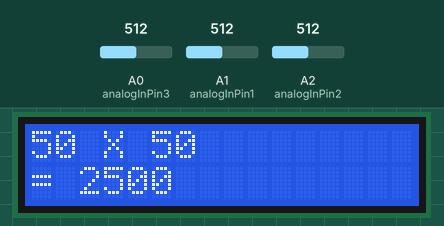
Bench run of a sketch on a simulated Arduino Uno, built with avr-gcc and run on an emulated ATmega328P. Shown: 16×2 character LCD. The test bench sets the inputs (shaded band); at power-on: A0 (analogInPin3) = 512, A2 (analogInPin2) = 512, A1 (analogInPin1) = 512.

Above: at 4.7 s.
4.8 s: A0 (analogInPin3) set to 501
At 6.0 s:
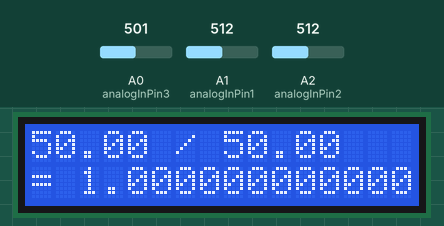
6.3 s: A2 (analogInPin2) set to 12
At 7.5 s:
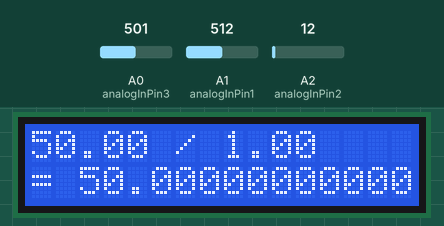
7.9 s: A2 (analogInPin2) set to 9
At 8.3 s:
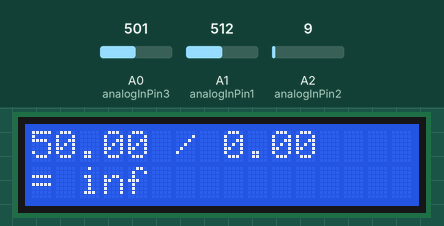
9.4 s: A1 (analogInPin1) set to 12
At 9.8 s:
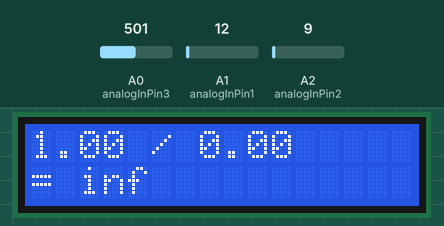
10.9 s: A1 (analogInPin1) set to 9
At 11.4 s:
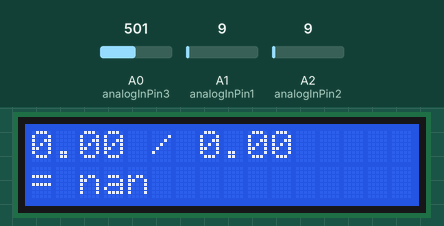
12.4 s: A0 (analogInPin3) set to 306
At 13.2 s:
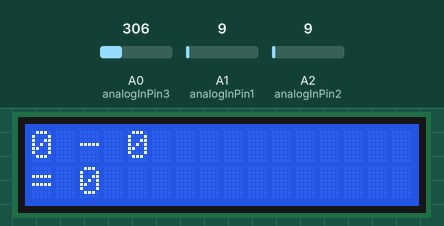
Timing chart, 0 to 14.9 s (numbered marks = the images above; inputs shaded):
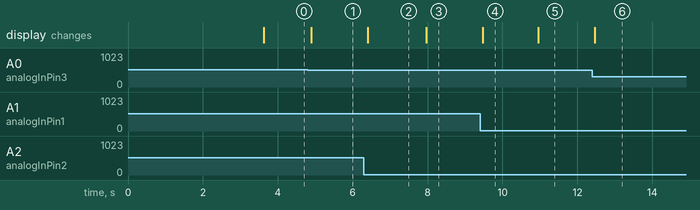

The sketch:

short_rotary_calculator2.ino
```cpp
#include <LiquidCrystal_I2C.h>
  const int analogInPin1 = A1;
  const int analogInPin2 = A2;
  const int analogInPin3 = A0;
  float sensorValue1 = 0;
  float sensorValue2 = 0;
  int sensorValue3 = 0;
  float outputValue1 = 0;
  float outputValue2 = 0;
  int outputValue3 = 0;
LiquidCrystal_I2C lcd(0x27,16,2);
  void setup()
{
  lcd.backlight();
  lcd.init();
  lcd.setCursor(0,0);
  lcd.print("Spin Calculator!");
  delay (3500);
}
  void loop()
{
  int analogValue = analogRead(analogInPin3);
  sensorValue1 = analogRead(analogInPin1);
  sensorValue2 = analogRead(analogInPin2);
  outputValue1 = map(sensorValue1, 0, 1023, 0, 100);
  outputValue2 = map(sensorValue2, 0, 1023, 0, 100);
    if (analogValue < 250) {
  lcd.setCursor(0, 0);
  lcd.print(outputValue1,0);
  lcd.print(" + ");
  lcd.print(outputValue2,0);
  lcd.print("               ");
  lcd.setCursor(0, 1);
  lcd.print("= ");
  lcd.print(outputValue1 + outputValue2,0);
  lcd.print("               ");
  }
    else if (analogValue > 251 && analogValue < 500){
  lcd.setCursor(0, 0);
  lcd.print(outputValue1,0);
  lcd.print(" - ");
  lcd.print(outputValue2,0);
  lcd.print("               ");
  lcd.setCursor(0, 1);
  lcd.print("= ");
  lcd.print(outputValue1 - outputValue2,0);
  lcd.print("               ");
  }
    else if (analogValue > 501 && analogValue < 750){
  lcd.setCursor(0, 0);
  lcd.print(outputValue1,0);
  lcd.print(" X ");
  lcd.print(outputValue2,0);
  lcd.print("               ");
  lcd.setCursor(0, 1);
  lcd.print("= ");
  lcd.print(outputValue1 * outputValue2,0);
  lcd.print("               ");
  }
    else {
  lcd.setCursor(0, 0);
  lcd.print(outputValue1);
  lcd.print(" / ");
  lcd.print(outputValue2);
  lcd.print("               ");
  lcd.setCursor(0, 1);
  lcd.print("= ");
  lcd.print(outputValue1 / outputValue2,12);
  lcd.print("               ");
  }
  }
```

Measured:
- the behaviour switches between 502 and 501 on A0 (analogInPin3) (found by bisection; images 0 and 1)
- the behaviour switches between 11 and 10 on A2 (analogInPin2) (found by bisection; images 2 and 3)
- the behaviour switches between 11 and 10 on A1 (analogInPin1) (found by bisection; images 4 and 5)
- after the input at 4.8 s, the display: changes after 0.09 s (image 1)
- after the input at 6.3 s, the display: changes after 0.10 s (image 2)
- after the input at 7.9 s, the display: changes after 0.06 s (image 3)
- after the input at 9.4 s, the display: changes after 0.07 s (image 4)
- after the input at 10.9 s, the display: changes after 0.05 s (image 5)
- after the input at 12.4 s, the display: changes after 0.07 s (image 6)
